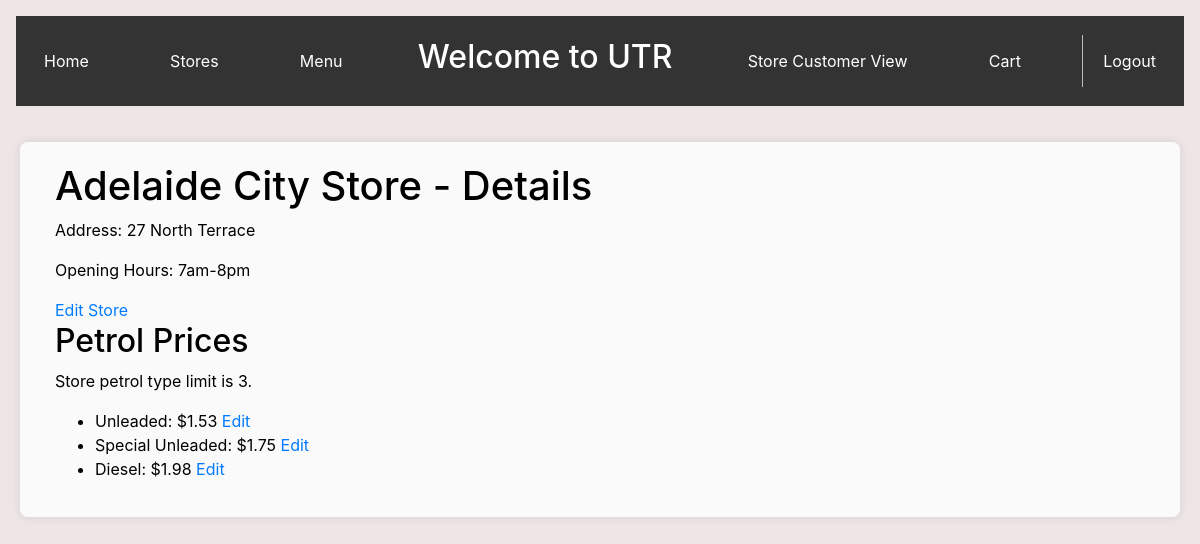
/storeDetails/1, run on the app's committed database.
### app.py (models this page shows, shortened)
class Stores(db.Model):
    id = db.Column(db.Integer, primary_key=True)
    name = db.Column(db.String(100), nullable=False)
    address = db.Column(db.String(100), nullable=False)
    opening_hours = db.Column(db.String(50))
    petrols = db.relationship('Petrol', backref='store', lazy=True)

class Petrol(db.Model):
    id = db.Column(db.Integer, primary_key=True)
    name = db.Column(db.String(50), nullable=False)
    price = db.Column(db.Float, nullable=False)
    store_id = db.Column(db.Integer, db.ForeignKey('stores.id'), nullable=False)

### app.py (the view)
@app.route('/storeDetails/<int:store_id>')
def storeDetails(store_id):
    store = Stores.query.get_or_404(store_id)
    return render_template('storeDetails.html', store=store)

### templates/storeDetails.html (shortened to what this page needs)
{% extends 'base_manager.html' %}
{% block content %}
    <div class="container">
        <h1>{{ store.name }} - Details</h1>
        <p>Address: {{ store.address }}</p>
        <p>Opening Hours: {{ store.opening_hours }}</p>
        <a href="{{ url_for('editStore', store_id=store.id) }}">Edit Store</a>
        <h2>Petrol Prices</h2>
        {% if store.petrols|length >= 3 %}
            <p>Store petrol type limit is 3.</p>
        {% else %}
            <a href="{{ url_for('addPetrol', store_id=store.id) }}">Add Petrol</a>
        {% endif %}
        <ul>
            {% for petrol in store.petrols %}
            <li>
                {{ petrol.name }}: ${{ petrol.price }}
                <a href="{{ url_for('editPetrolPrice', petrol_id=petrol.id) }}">Edit</a>
                {% endfor %}
            </li>
        </ul>
    </div>
{% endblock %}

### templates/base_manager.html (style rules this page uses)
body { background-color: rgb(238, 230, 230); color: black; margin: 0; padding: 0 }
body::before { content: ""; position: absolute; top: 0; left: 0; right: 0; bottom: 0; background-image: url('https://generated-assets.prod.myninja.ai/2ce54d58-cb51-4359-8ef3-736d2041e1fb/bd1ad6ae-335c-4c6b-ac0a-22bb35dca7f8_2.jpeg'); background-size: cover; background-repeat: no-repeat; background-position: 55% 35%; z-index: -1; }

### data on the page
Stores: name "Adelaide City Store", address "27 North Terrace", opening_hours "7am-8pm"
Petrol: name "Unleaded", price "1.53"
Petrol: name "Special Unleaded", price "1.75"
Petrol: name "Diesel", price "1.98"
